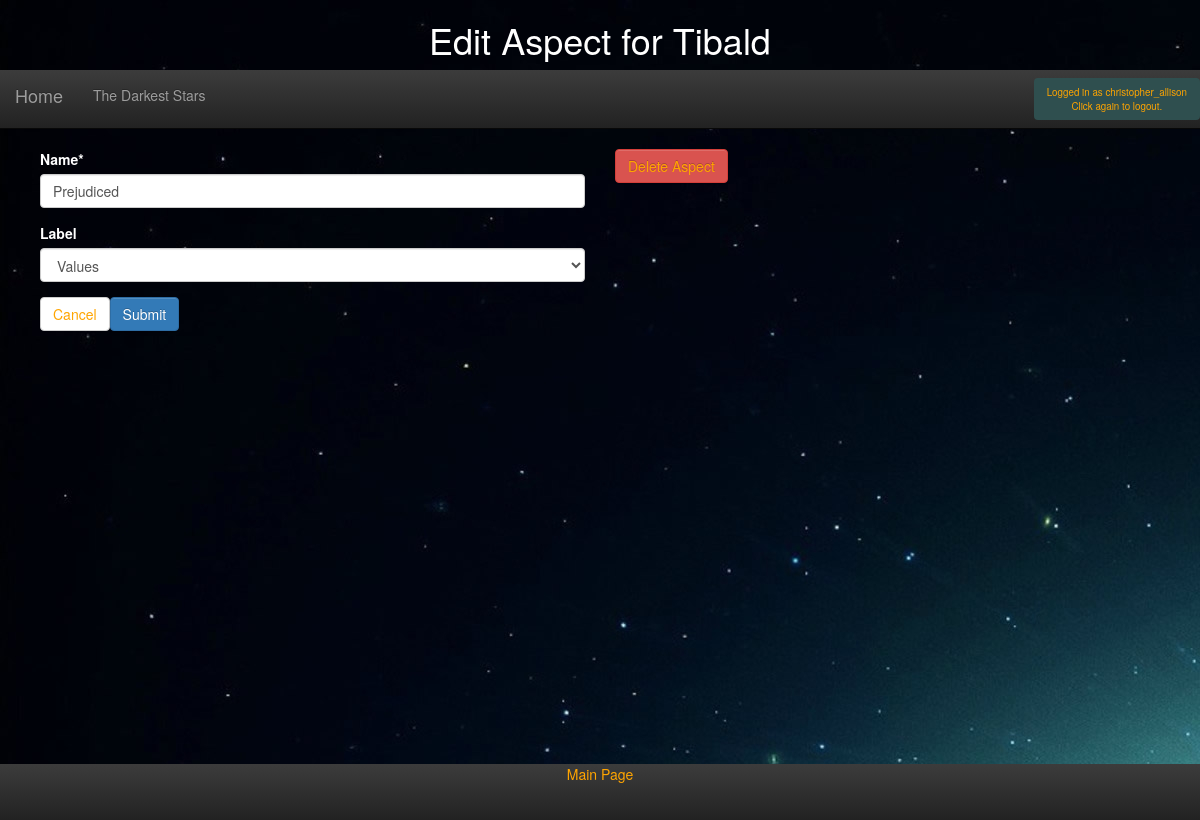
Screenshot of /personas/edit_trait/2/ (signed in) with the database file from the repository.
### personas/models.py (models this page shows, shortened)
class Character(models.Model):
    PROTAGONIST = "Protagonist"
    ANTAGONIST = "Antagonist"
    SUPPORTING = "Supporting"
    CREATURE = "Creature"
    CHAR_CHOICES = (
        (PROTAGONIST, "Protagonist"),
        (ANTAGONIST, "Antagonist"),
        (SUPPORTING, "Supporting"),
        (CREATURE, "Creature"))
    creator = models.ForeignKey(User, unique=False, blank=True)
    name = models.CharField(max_length=128, unique=False)
    story = models.ForeignKey('Story', default=1)
    c_type = models.CharField(choices=CHAR_CHOICES,
        max_length=32, default="Supporting", verbose_name="Character Type")
    xp = models.PositiveSmallIntegerField(blank=True, default=0)
    description = MarkdownField(blank=True)
    age = models.PositiveSmallIntegerField(default=21)
    nationality = models.ForeignKey(Nation, default=1)
    birthplace = models.ForeignKey(Location, related_name='place_of_birth', default=1)
    base_of_operations = models.ForeignKey(Location, related_name='active_in', default=2)
    image = models.ImageField(upload_to='profile_images/%Y/%m/%d', default='profile_images/nobody.jpg')
    slug = models.SlugField(unique=True)

class Story(models.Model):
    SUPERS = 'Supers'
    FANTASY = 'Fantasy'
    HORROR = 'Horror'
    HISTORICAL = 'Historical'
    SCI_FI = 'Science-Fiction'
    WESTERN = 'Western'
    DRAMA = 'Drama'
    COMEDY = 'Comedy'
    CRIME = 'Crime'
    FABLE = 'Fable'
    MYSTERY = 'Mystery'
    GENRE_CHOICES = (
        (SUPERS, 'Supers'),
        (FANTASY, 'Fantasy'),
        (HORROR, 'Horror'),
        (HISTORICAL, 'Historical'),
        (SCI_FI, "Science Fiction"),
        (WESTERN, 'Western'),
        (DRAMA, 'Drama'),
        (COMEDY, 'Comedy'),
        (CRIME, 'Crime'),
        (FABLE, 'Fable'),
        (MYSTERY, 'Mystery'),
    )
    LIGHT = "Light"
    DARK = "Dark"
    THEME_CHOICES = (
        (LIGHT, 'Light'),
        (DARK, 'Dark'))
    title = models.CharField(max_length=128)
    author = models.ForeignKey(User)
    publication_date = models.DateField()
    description = models.TextField(blank=True)
    genre = models.CharField(max_length=128, choices=GENRE_CHOICES, default='Fantasy')
    image = models.ImageField(upload_to='story_images/%Y/%m/%d', default='story_images/nobody.jpg')
    background = models.ImageField(upload_to='story_backgrounds/%Y/%m/%d', default='story_backgrounds/nothing.jpg')
    colour_theme = models.CharField(max_length=12, choices=THEME_CHOICES, default='Dark')
    skill_type_name_1 = models.CharField(max_length=24, default="General", blank=True)
    skill_type_name_2 = models.CharField(max_length=24, default="Investigative", blank=True)
    skill_type_name_3 = models.CharField(max_length=24, default="Combat", blank=True)
    skill_type_name_4 = models.CharField(max_length=24, default="Knowledge", blank=True)
    statistic_type_name_1 = models.CharField(max_length=24, default="Physical", blank=True)
    statistic_type_name_2 = models.CharField(max_length=24, default="Mental", blank=True)
    statistic_type_name_3 = models.CharField(max_length=24, default="Social", blank=True)
    statistic_type_name_4 = models.CharField(max_length=24, default="Magic", blank=True)
    slug = models.SlugField(unique=True)

class Trait(models.Model):
    CORE = "CO"
    VALUES = "VA"
    BACKGROUND = "BA"
    FLAW = "FL"
    TRAIT_TYPE_CHOICES = (
        (CORE, "Core"),
        (VALUES, "Values"),
        (BACKGROUND, "Background"),
        (FLAW, "Flaw")
        )
    label = models.CharField(max_length=12, choices=TRAIT_TYPE_CHOICES, default="CO", blank=True)
    name = models.CharField(max_length=128)
    character = models.ForeignKey('Character')
    slug = models.SlugField(unique=True, blank=True)

### personas/views.py (the view)
# urls.py: url(r'^edit_trait/(?P<pk>\d+)/$', views.edit_trait, name='edit_trait'),
@login_required
def edit_trait(request, pk, template_name='personas/edit_trait.html'):
    trait = Trait.objects.get(pk=pk)
    character = Character.objects.get(trait=trait)
    story = character.story
    form = TraitForm(request.POST or None, instance=trait)
    if form.is_valid():
        form.save()
        return HttpResponseRedirect('/personas/character/{}/#details'.format(character.slug))
    return render(request, template_name, {'form': form, 'character':character, 'trait': trait,
        'story':story})

### personas/forms.py
class TraitForm(forms.ModelForm):
    class Meta:
        model = Trait
        fields = ['name', 'label']
    def __init__(self, *args, **kwargs):
        super(TraitForm, self).__init__(*args, **kwargs)
        self.helper = FormHelper(self)
        self.helper.layout.append(
            FormActions(
                HTML("""<a role="button" class="btn btn-default"
                        href="#">Cancel</a>"""),
                Submit('save', 'Submit'),))

### templates/personas/edit_trait.html (shortened to what this page needs)
{% extends "personas/base.html" %}
{% load staticfiles %}
{% load crispy_forms_tags %}
{% block title %}
    <header>
        <h1>Edit Aspect for {{ character.name }}</h1>
    </header>
{% endblock %}
{% block column1 %}
<div class="col-md-6 col-sm-6 col-lg-6" id="col1">
    {% crispy form %}
</div>
{% endblock %}
{% block column2 %}
<div class="col-md-2 col-sm-2 col-lg-2">
 <a href="{% url 'delete_trait' pk=trait.pk %}" class="btn btn-danger">Delete Aspect</a>
</div>
{% endblock %}

### templates/personas/base.html (shortened to what this page needs)
<!DOCTYPE html>
{% load staticfiles %}
{% load crispy_forms_tags %}
{% load leaflet_tags %}
{% load thumbnail %}
{% block head %}
    {% if story.colour_theme == 'Light' %}
        <link rel="stylesheet" type="text/css" href="{% static 'personas/css/bootstrap-theme-light.css' %}" />
    {% else %}
        <link rel="stylesheet" type="text/css" href="{% static 'personas/css/bootstrap-theme-dark.css' %}" />
    {% endif %}
    <html>
        <head>
            <link href="{% static 'personas/css/bootstrap.min.css' %}" rel="stylesheet">
        </head>
    {% endblock %}
    {% if story %}
        <body background='{{ story.background.url }}'>
        {% else %}
            <body style="background:black">
            {% endif %}
            <div class="wrapper">
                {% block title %}{% endblock %}
                {% block navbar %}
                    <div class="main_navbar">
                        <nav class="navbar navbar-inverse navbar-static-top" role="navigation">
                            <div class="navbar-header">
                                <a class="navbar-brand" href="/personas/">Home</a>
                            </div>
                            <div class="collapse navbar-collapse" id="MyNavBar">
                                <ul class="nav navbar-nav">
                                    <li class="dropdown">
                                        {% if story %}
                                            <a href="#" class="dropdown-toggle" data-toggle="dropdown">{{ story.title }}</a>
                                        {% else %}
                                            <a href="/personas/" class="dropdown-toggle" data-toggle="dropdown">Choose a Story</a>
                                        {% endif %}
                                </ul>
                                <form class="navbar-form navbar-right" role="search">
                                    {% if user.is_authenticated %}
                                        <a class="btn btn-inverse" style="font-size:70%; background-color:darkslategray" href="/personas/logout" role="button">Logged in as {{ user.username }}<br>  Click again to logout.</a>
                                    {% else %}
                                        <a class="btn btn-inverse" href="/personas/register" role="button">Register</a>
                                        <a class="btn btn-inverse" href="/personas/login" role="button">Log In</a>
                                    {% endif %}
                                </form>
                            </div>
                        </nav>
                    </div>
                {% endblock %}
                {% block content %}
                    <div class="row">
                        {% block column1 %}
                        {% endblock %}
                        {% block column2 %}
                        {% endblock %}
                    </div>
                {% endblock content %}
                <div class="push"></div>
            </div>
            {% block footer %}
                <div class="footer">
                    <a href="/personas/">Main Page</a>
                </div>
            {% endblock %}
        </body>
    </html>

### rows the page displays
Character: name "Tibald"
Story: title "The Darkest Stars"
Trait: name "Prejudiced", label "Values"

### other values shown
{{ user.username }} "christopher_allison"
